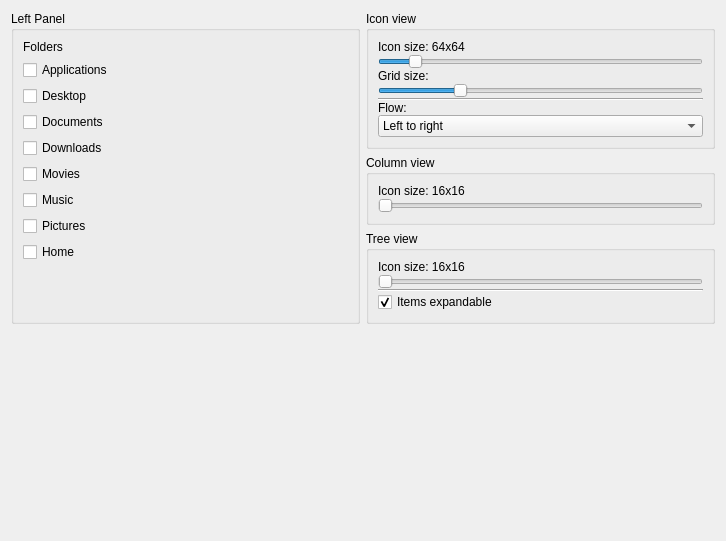
<?xml version="1.0" encoding="UTF-8"?>
<ui version="4.0">
 <class>FileManagerSettingsWidget</class>
 <widget class="QWidget" name="FileManagerSettingsWidget">
  <property name="geometry">
   <rect>
    <x>0</x>
    <y>0</y>
    <width>726</width>
    <height>541</height>
   </rect>
  </property>
  <property name="windowTitle">
   <string>Filemanager settings</string>
  </property>
  <layout class="QGridLayout" name="gridLayout" rowstretch="0,0,0,0,0" columnstretch="1,1">
   <item row="0" column="0" rowspan="4">
    <widget class="QGroupBox" name="groupBox">
     <property name="title">
      <string>Left Panel</string>
     </property>
     <layout class="QVBoxLayout" name="verticalLayout">
      <item>
       <widget class="QLabel" name="label">
        <property name="text">
         <string>Folders</string>
        </property>
       </widget>
      </item>
      <item>
       <widget class="QCheckBox" name="applicationsCheckBox">
        <property name="text">
         <string>Applications</string>
        </property>
       </widget>
      </item>
      <item>
       <widget class="QCheckBox" name="desktopCheckBox">
        <property name="text">
         <string>Desktop</string>
        </property>
       </widget>
      </item>
      <item>
       <widget class="QCheckBox" name="documentsCheckBox">
        <property name="text">
         <string>Documents</string>
        </property>
       </widget>
      </item>
      <item>
       <widget class="QCheckBox" name="downloadsCheckBox">
        <property name="enabled">
         <bool>true</bool>
        </property>
        <property name="text">
         <string>Downloads</string>
        </property>
       </widget>
      </item>
      <item>
       <widget class="QCheckBox" name="moviesCheckBox">
        <property name="text">
         <string>Movies</string>
        </property>
       </widget>
      </item>
      <item>
       <widget class="QCheckBox" name="musicCheckBox">
        <property name="text">
         <string>Music</string>
        </property>
       </widget>
      </item>
      <item>
       <widget class="QCheckBox" name="picturesCheckBox">
        <property name="text">
         <string>Pictures</string>
        </property>
       </widget>
      </item>
      <item>
       <widget class="QCheckBox" name="homeCheckBox">
        <property name="text">
         <string>Home</string>
        </property>
       </widget>
      </item>
      <item>
       <spacer name="verticalSpacer_3">
        <property name="orientation">
         <enum>Qt::Vertical</enum>
        </property>
        <property name="sizeHint" stdset="0">
         <size>
          <width>20</width>
          <height>40</height>
         </size>
        </property>
       </spacer>
      </item>
     </layout>
    </widget>
   </item>
   <item row="0" column="1">
    <widget class="QGroupBox" name="iconViewGroupBox">
     <property name="sizePolicy">
      <sizepolicy hsizetype="Minimum" vsizetype="Preferred">
       <horstretch>0</horstretch>
       <verstretch>0</verstretch>
      </sizepolicy>
     </property>
     <property name="title">
      <string>Icon view</string>
     </property>
     <layout class="QVBoxLayout" name="verticalLayout_2">
      <property name="spacing">
       <number>0</number>
      </property>
      <item>
       <widget class="QLabel" name="iconSizeLabel">
        <property name="text">
         <string>Icon size: 64x64</string>
        </property>
       </widget>
      </item>
      <item>
       <widget class="QSlider" name="iconSizeSlider">
        <property name="minimum">
         <number>4</number>
        </property>
        <property name="maximum">
         <number>128</number>
        </property>
        <property name="singleStep">
         <number>4</number>
        </property>
        <property name="pageStep">
         <number>16</number>
        </property>
        <property name="value">
         <number>16</number>
        </property>
        <property name="orientation">
         <enum>Qt::Horizontal</enum>
        </property>
       </widget>
      </item>
      <item>
       <widget class="QLabel" name="gridSizeLabel">
        <property name="text">
         <string>Grid size:</string>
        </property>
       </widget>
      </item>
      <item>
       <widget class="QSlider" name="gridSizeSlider">
        <property name="minimum">
         <number>1</number>
        </property>
        <property name="maximum">
         <number>100</number>
        </property>
        <property name="singleStep">
         <number>1</number>
        </property>
        <property name="pageStep">
         <number>10</number>
        </property>
        <property name="value">
         <number>25</number>
        </property>
        <property name="orientation">
         <enum>Qt::Horizontal</enum>
        </property>
       </widget>
      </item>
      <item>
       <widget class="Line" name="line">
        <property name="orientation">
         <enum>Qt::Horizontal</enum>
        </property>
       </widget>
      </item>
      <item>
       <widget class="QLabel" name="label_2">
        <property name="text">
         <string>Flow:</string>
        </property>
       </widget>
      </item>
      <item>
       <widget class="QComboBox" name="flowComboBox">
        <item>
         <property name="text">
          <string>Left to right</string>
         </property>
        </item>
        <item>
         <property name="text">
          <string>Top to bottom</string>
         </property>
        </item>
       </widget>
      </item>
     </layout>
    </widget>
   </item>
   <item row="1" column="1">
    <widget class="QGroupBox" name="columnViewGroupBox">
     <property name="title">
      <string>Column view</string>
     </property>
     <layout class="QVBoxLayout" name="verticalLayout_3">
      <property name="spacing">
       <number>0</number>
      </property>
      <item>
       <widget class="QLabel" name="columnIconSizeLabel">
        <property name="text">
         <string>Icon size: 16x16</string>
        </property>
       </widget>
      </item>
      <item>
       <widget class="QSlider" name="columnIconSize">
        <property name="minimum">
         <number>4</number>
        </property>
        <property name="maximum">
         <number>128</number>
        </property>
        <property name="singleStep">
         <number>4</number>
        </property>
        <property name="pageStep">
         <number>16</number>
        </property>
        <property name="value">
         <number>4</number>
        </property>
        <property name="orientation">
         <enum>Qt::Horizontal</enum>
        </property>
       </widget>
      </item>
     </layout>
    </widget>
   </item>
   <item row="2" column="1" rowspan="2">
    <widget class="QGroupBox" name="treeViewGroupBox">
     <property name="title">
      <string>Tree view</string>
     </property>
     <layout class="QVBoxLayout" name="verticalLayout_4">
      <property name="spacing">
       <number>0</number>
      </property>
      <item>
       <widget class="QLabel" name="treeIconSizeLabel">
        <property name="text">
         <string>Icon size: 16x16</string>
        </property>
       </widget>
      </item>
      <item>
       <widget class="QSlider" name="treeIconSize">
        <property name="minimum">
         <number>4</number>
        </property>
        <property name="maximum">
         <number>128</number>
        </property>
        <property name="singleStep">
         <number>4</number>
        </property>
        <property name="pageStep">
         <number>16</number>
        </property>
        <property name="value">
         <number>4</number>
        </property>
        <property name="orientation">
         <enum>Qt::Horizontal</enum>
        </property>
       </widget>
      </item>
      <item>
       <widget class="Line" name="line_2">
        <property name="orientation">
         <enum>Qt::Horizontal</enum>
        </property>
       </widget>
      </item>
      <item>
       <widget class="QCheckBox" name="itemsExpandable">
        <property name="text">
         <string>Items expandable</string>
        </property>
        <property name="checkable">
         <bool>true</bool>
        </property>
        <property name="checked">
         <bool>true</bool>
        </property>
       </widget>
      </item>
     </layout>
    </widget>
   </item>
   <item row="4" column="0">
    <spacer name="verticalSpacer_2">
     <property name="orientation">
      <enum>Qt::Vertical</enum>
     </property>
     <property name="sizeHint" stdset="0">
      <size>
       <width>20</width>
       <height>40</height>
      </size>
     </property>
    </spacer>
   </item>
   <item row="4" column="1">
    <spacer name="verticalSpacer">
     <property name="orientation">
      <enum>Qt::Vertical</enum>
     </property>
     <property name="sizeHint" stdset="0">
      <size>
       <width>20</width>
       <height>40</height>
      </size>
     </property>
    </spacer>
   </item>
  </layout>
 </widget>
 <resources/>
 <connections/>
</ui>
